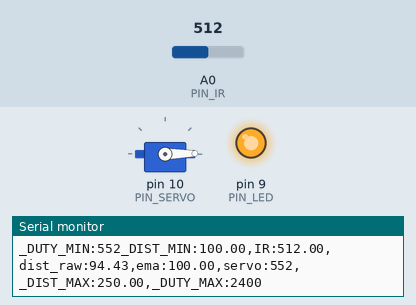
This sketch was run on a simulated Arduino Uno, built with avr-gcc and run on an emulated ATmega328P. Parts: servo, output pins drawn as LEDs (lit = HIGH), the last lines printed to the serial monitor. The inputs (shaded band) are chosen by the test bench; at power-on: A0 (PIN_IR) = 512.

Above: at 1.2 s.
1.3 s: A0 (PIN_IR) set to 478
At 2.3 s:
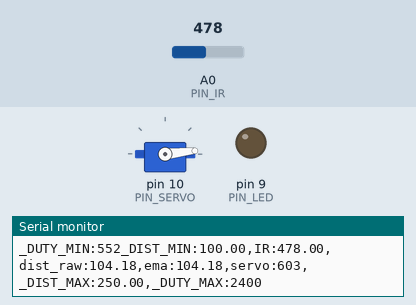
2.9 s: A0 (PIN_IR) set to 306
At 4.3 s:
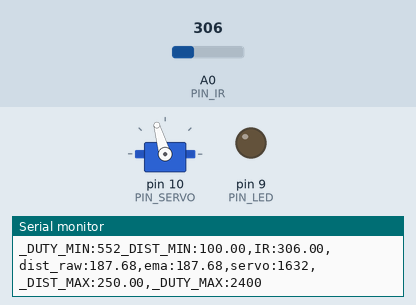
4.7 s: A0 (PIN_IR) set to 240
At 5.0 s:
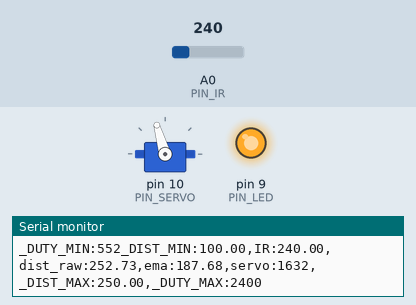
6.2 s: A0 (PIN_IR) set to 254
At 6.7 s:
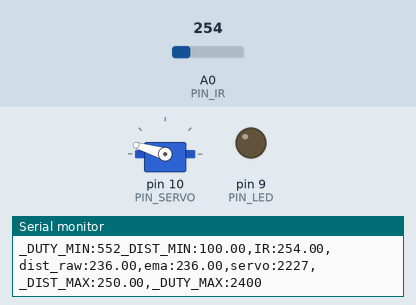
7.8 s: A0 (PIN_IR) set to 122
At 8.5 s:
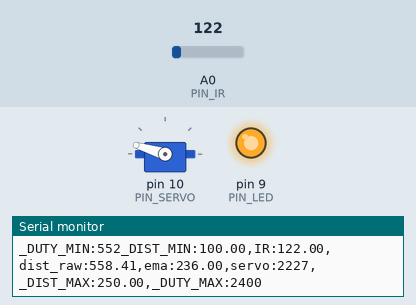
Timing chart, 0 to 10.3 s (numbered marks = the images above; inputs shaded):
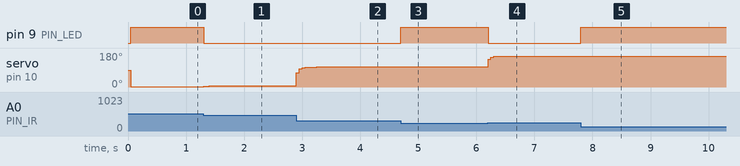

The sketch:

17_example_3.ino
```cpp
#include <Servo.h>

// Arduino pin assignment

#define PIN_IR    0         // IR sensor at Pin A0
#define PIN_LED   9
#define PIN_SERVO 10

#define _DUTY_MIN 552  // servo full clock-wise position (0 degree)
#define _DUTY_NEU 1476  // servo neutral position (90 degree)
#define _DUTY_MAX 2400  // servo full counter-clockwise position (180 degree)

#define _DIST_MIN  100.0   // minimum distance 100mm
#define _DIST_MAX  250.0   // maximum distance 250mm

#define EMA_ALPHA  0.7      // for EMA Filter

#define LOOP_INTERVAL 50   // Loop Interval (unit: msec)

Servo myservo;
unsigned long last_loop_time;   // unit: msec

float dist_prev = _DIST_MIN;
float dist_ema = _DIST_MIN;
float dist_filtered;
void setup()
{
  pinMode(PIN_LED, OUTPUT);

  myservo.attach(PIN_SERVO);
  myservo.writeMicroseconds(_DUTY_NEU);

  Serial.begin(1000000);    // 1,000,000 bps
}

void loop()
{
  unsigned long time_curr = millis();
  int duty;
  float a_value, dist_raw;

  // wait until next event time
  if (time_curr < (last_loop_time + LOOP_INTERVAL))
    return;
  last_loop_time += LOOP_INTERVAL;

  a_value = analogRead(PIN_IR);
  dist_raw = ((6762.0 / (a_value - 9.0)) - 4.0) * 10.0;

  if ((dist_raw == 0.0) || (dist_raw > _DIST_MAX)) {
      dist_filtered = dist_prev;
      digitalWrite(PIN_LED,1);
  } else if (dist_raw < _DIST_MIN) {
      dist_filtered = dist_prev;
      digitalWrite(PIN_LED,1);
  } else {    // In desired Range
      dist_filtered = dist_raw;
      dist_prev = dist_raw;
      digitalWrite(PIN_LED,0);
  }
  // Put range Filter code here (_DIST_MIN ~ _DIST_MAX)
  // and turn on LED if the distance is in the range

  dist_ema = dist_filtered*EMA_ALPHA+(1-EMA_ALPHA)*dist_ema;// Put EMA filter code here

  //duty = map(dist_ema, _DIST_MIN, _DIST_MAX, _DUTY_MIN, _DUTY_MAX);
  duty =(int)(_DUTY_MIN+(_DUTY_MAX-_DUTY_MIN)*(dist_ema-_DIST_MIN)/(_DIST_MAX-_DIST_MIN));// Put map() equivalent code here

  myservo.writeMicroseconds(duty);

  Serial.print("_DUTY_MIN:");  Serial.print(_DUTY_MIN);
  Serial.print("_DIST_MIN:");  Serial.print(_DIST_MIN);
  Serial.print(",IR:");        Serial.print(a_value);
  Serial.print(",dist_raw:");  Serial.print(dist_raw);
  Serial.print(",ema:");       Serial.print(dist_ema);
  Serial.print(",servo:");     Serial.print(duty);
  Serial.print(",_DIST_MAX:"); Serial.print(_DIST_MAX);
  Serial.print(",_DUTY_MAX:"); Serial.print(_DUTY_MAX);
  Serial.println("");
}
```

Measured:
- the behaviour switches between 493 and 492 on A0 (PIN_IR) (found by bisection; images 0 and 1)
- the behaviour switches between 242 and 243 on A0 (PIN_IR) (found by bisection; images 3 and 4)
- after the input at 1.3 s, pin 9 (PIN_LED): HIGH → LOW at once; servo on pin 10 (PIN_SERVO): 1° → 6° at once
- after the input at 2.9 s, servo on pin 10 (PIN_SERVO): 6° → 105° at once, → 106° 0.35 s later
- after the input at 4.7 s, pin 9 (PIN_LED): LOW → HIGH at once
- after the input at 6.2 s, pin 9 (PIN_LED): HIGH → LOW at once; servo on pin 10 (PIN_SERVO): 106° → 163° at once
- after the input at 7.8 s, pin 9 (PIN_LED): LOW → HIGH at once
